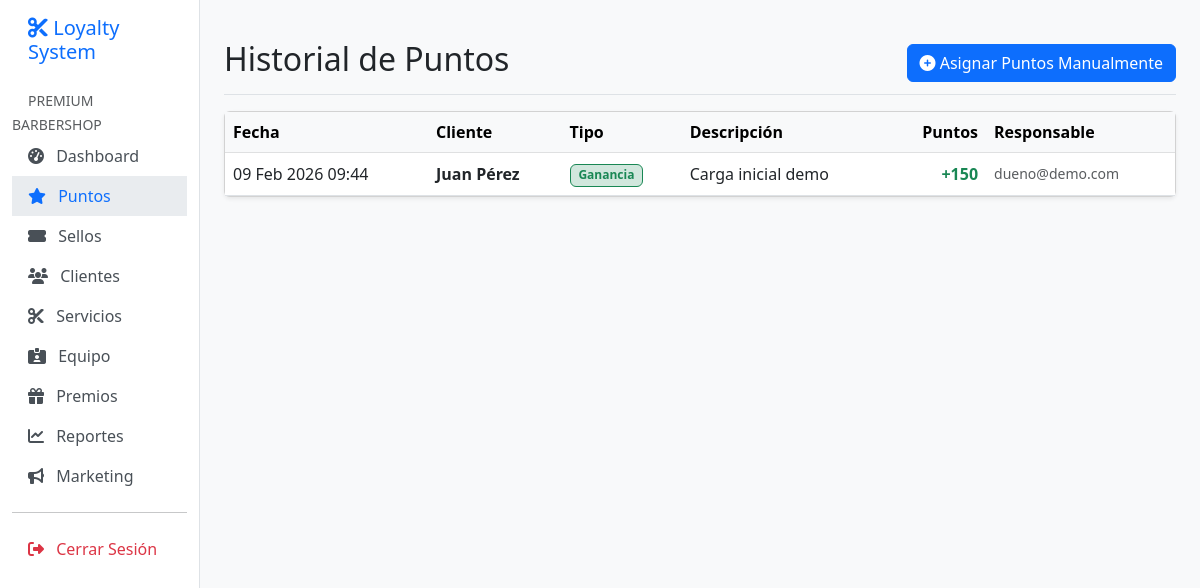
The app's page /app/loyalty/ (signed in) with its own data.
### apps/core/models.py (models this page shows, shortened)
class Organization(models.Model):
    name = models.CharField(max_length=255, verbose_name="Nombre del Negocio")
    slug = models.SlugField(max_length=255, unique=True, verbose_name="Slug URL")
    owner = models.ForeignKey(
        settings.AUTH_USER_MODEL,
        on_delete=models.PROTECT,
        related_name='owned_organizations',
        verbose_name="Dueño"
    )
    logo = models.ImageField(upload_to='logos/', null=True, blank=True, verbose_name="Logo")
    primary_color = models.CharField(max_length=7, default='#3B82F6', verbose_name="Color Primario")
    timezone = models.CharField(max_length=50, default='America/Lima', verbose_name="Zona Horaria")
    currency = models.CharField(max_length=3, default='PEN', verbose_name="Moneda")
    is_active = models.BooleanField(default=True, verbose_name="Activo")
    created_at = models.DateTimeField(auto_now_add=True, verbose_name="Creado el")
    updated_at = models.DateTimeField(auto_now=True, verbose_name="Actualizado el")
    class Meta:
        verbose_name = "Organización"
        verbose_name_plural = "Organizaciones"

### apps/users/models.py (models this page shows, shortened)
class User(AbstractUser):
    email = models.EmailField(unique=True, verbose_name="Correo Electrónico")
    is_owner = models.BooleanField(default=False, verbose_name="Es Dueño")
    is_staff_member = models.BooleanField(default=False, verbose_name="Es Trabajador")
    is_customer = models.BooleanField(default=False, verbose_name="Es Cliente")
    organization = models.ForeignKey(
        'core.Organization',
        on_delete=models.CASCADE,
        null=True,
        blank=True,
        related_name='users',
        verbose_name="Organización"
    )
    phone = models.CharField(max_length=20, blank=True, null=True, verbose_name="Teléfono")
    avatar = models.ImageField(upload_to='avatars/', blank=True, null=True, verbose_name="Avatar")
    USERNAME_FIELD = 'email'
    REQUIRED_FIELDS = ['username']
    class Meta:
        verbose_name = "Usuario"
        verbose_name_plural = "Usuarios"

### apps/loyalty/models.py (models this page shows, shortened)
class PointTransaction(TenantAwareModel):
    TRANSACTION_TYPES = [
        ('EARN', 'Ganancia'),
        ('REDEEM', 'Canje'),
        ('ADJUST', 'Ajuste Manual'),
    ]
    customer = models.ForeignKey(Customer, on_delete=models.CASCADE, related_name='point_transactions', verbose_name="Cliente")
    transaction_type = models.CharField(max_length=10, choices=TRANSACTION_TYPES, default='EARN', verbose_name="Tipo")
    points = models.IntegerField(verbose_name="Puntos")
    description = models.CharField(max_length=255, verbose_name="Descripción")
    performed_by = models.ForeignKey(User, on_delete=models.SET_NULL, null=True, blank=True, verbose_name="Realizado por")
    created_at = models.DateTimeField(auto_now_add=True)
    class Meta:
        verbose_name = "Transacción de Puntos"
        verbose_name_plural = "Transacciones de Puntos"
        ordering = ['-created_at']

### apps/customers/models.py (models this page shows, shortened)
class Customer(TenantAwareModel):
    first_name = models.CharField(max_length=150, verbose_name="Nombres")
    last_name = models.CharField(max_length=150, verbose_name="Apellidos")
    email = models.EmailField(blank=True, null=True, verbose_name="Correo Electrónico")
    phone = models.CharField(max_length=20, blank=True, null=True, verbose_name="Teléfono / WhatsApp")
    birth_day = models.PositiveSmallIntegerField(blank=True, null=True, verbose_name="Día de Nacimiento")
    birth_month = models.PositiveSmallIntegerField(blank=True, null=True, verbose_name="Mes de Nacimiento")
    birth_year = models.PositiveIntegerField(blank=True, null=True, verbose_name="Año de Nacimiento")
    notes = models.TextField(blank=True, verbose_name="Notas Internas")
    is_active = models.BooleanField(default=True, verbose_name="Activo")
    created_at = models.DateTimeField(auto_now_add=True)
    updated_at = models.DateTimeField(auto_now=True)
    class Meta:
        verbose_name = "Cliente"
        verbose_name_plural = "Clientes"
        ordering = ['-created_at']
    @property
    def full_name(self):
        return f"{self.first_name} {self.last_name}"

### apps/loyalty/views.py (the view)
# urls.py: path('', views.transaction_list, name='transaction_list'),
@login_required
def transaction_list(request):
    if not hasattr(request, 'tenant'):
        return redirect('users:login')
    transactions = PointTransaction.objects.filter(organization=request.tenant).select_related('customer', 'performed_by')
    context = {
        'transactions': transactions,
        'title': 'Historial de Puntos'
    }
    return render(request, 'loyalty/transaction_list.html', context)

### apps/core/models.py (called while the page is built)
def set_current_tenant(tenant):
    _thread_locals.tenant = tenant

### apps/loyalty/templates/loyalty/transaction_list.html (shortened to what this page needs)
{% extends 'base.html' %}
{% block content %}
<div class="d-flex justify-content-between flex-wrap flex-md-nowrap align-items-center pt-3 pb-2 mb-3 border-bottom">
    <h1 class="h2">{{ title }}</h1>
    <div class="btn-toolbar mb-2 mb-md-0">
        <a href="{% url 'loyalty:assign_points' %}" class="btn btn-primary">
            <i class="fas fa-plus-circle"></i> Asignar Puntos Manualmente
        </a>
    </div>
</div>
<div class="card shadow-sm">
    <div class="table-responsive">
        <table class="table table-hover align-middle mb-0">
            <thead class="table-light">
                <tr>
                    <th>Fecha</th>
                    <th>Cliente</th>
                    <th>Tipo</th>
                    <th>Descripción</th>
                    <th class="text-end">Puntos</th>
                    <th>Responsable</th>
                </tr>
            </thead>
            <tbody>
                {% for txn in transactions %}
                <tr>
                    <td>{{ txn.created_at|date:"d M Y H:i" }}</td>
                    <td class="fw-bold">{{ txn.customer.full_name }}</td>
                    <td>
                        {% if txn.transaction_type == 'EARN' %}
                        <span class="badge bg-success-subtle text-success border border-success">Ganancia</span>
                        {% elif txn.transaction_type == 'REDEEM' %}
                        <span class="badge bg-danger-subtle text-danger border border-danger">Canje</span>
                        {% else %}
                        <span class="badge bg-warning-subtle text-dark border border-warning">Ajuste</span>
                        {% endif %}
                    </td>
                    <td>{{ txn.description }}</td>
                    <td class="text-end fw-bold {% if txn.transaction_type == 'REDEEM' %}text-danger{% else %}text-success{% endif %}">
                        {% if txn.transaction_type == 'REDEEM' %}-{% else %}+{% endif %}{{ txn.points }}
                    </td>
                    <td class="small text-muted">{{ txn.performed_by.username|default:"Sistema" }}</td>
                </tr>
                {% empty %}
                <tr>
                    <td colspan="6" class="text-center py-5 text-muted">
                        No hay transacciones registradas.
                    </td>
                </tr>
                {% endfor %}
            </tbody>
        </table>
    </div>
</div>
{% endblock %}

### templates/base.html (shortened to what this page needs)
<!DOCTYPE html>
<html lang="es-pe">
<head>
    <link href="https://cdn.jsdelivr.net/npm/bootstrap@5.3.0/dist/css/bootstrap.min.css" rel="stylesheet">
    <link rel="stylesheet" href="https://cdnjs.cloudflare.com/ajax/libs/font-awesome/6.4.0/css/all.min.css">
</head>
<body>
<div class="container-fluid">
    <div class="row">
        {% if user.is_authenticated %}
        <nav id="sidebar" class="col-md-3 col-lg-2 d-md-block sidebar collapse pt-3">
            <div class="position-sticky">
                <h5 class="px-3 mb-4 text-primary"><i class="fas fa-cut"></i> Loyalty System</h5>
                <ul class="nav flex-column">
                    {% if request.tenant %}
                    <li class="nav-item">
                        <small class="text-muted px-3 text-uppercase">{{ request.tenant.name|default:user.organization.name }}</small>
                    </li>
                    <li class="nav-item">
                        <a class="nav-link {% if request.resolver_match.app_name == 'core' and request.resolver_match.url_name == 'dashboard' %}active{% endif %}" href="{% url 'core:dashboard' %}">
                            <i class="fas fa-tachometer-alt me-2"></i> Dashboard
                        </a>
                    </li>
                    <li class="nav-item">
                        <a class="nav-link {% if 'loyalty' in request.path %}active{% endif %}" href="{% url 'loyalty:transaction_list' %}">
                            <i class="fas fa-star me-2"></i> Puntos
                        </a>
                    </li>
                    <li class="nav-item">
                        <a class="nav-link {% if 'stamps' in request.path %}active{% endif %}" href="{% url 'stamps:card_list' %}">
                            <i class="fas fa-ticket-alt me-2"></i> Sellos
                        </a>
                    </li>
                    <li class="nav-item">
                        <a class="nav-link {% if 'customers' in request.path %}active{% endif %}" href="{% url 'customers:customer_list' %}">
                            <i class="fas fa-users me-2"></i> Clientes
                        </a>
                    </li>
                    <li class="nav-item">
                        <a class="nav-link {% if 'services' in request.path %}active{% endif %}" href="{% url 'services:service_list' %}">
                            <i class="fas fa-cut me-2"></i> Servicios
                        </a>
                    </li>
                    {% if user.is_owner %}
                    <li class="nav-item">
                        <a class="nav-link {% if 'workers' in request.path %}active{% endif %}" href="{% url 'users:worker_list' %}">
                            <i class="fas fa-id-card-alt me-2"></i> Equipo
                        </a>
                    </li>
                    {% endif %}
                    <li class="nav-item">
                        <a class="nav-link {% if 'rewards' in request.path %}active{% endif %}" href="{% url 'rewards:reward_list' %}">
                            <i class="fas fa-gift me-2"></i> Premios
                        </a>
                    </li>
                    <li class="nav-item">
                        <a class="nav-link {% if 'reports' in request.path %}active{% endif %}" href="{% url 'reports:transaction_report' %}">
                            <i class="fas fa-chart-line me-2"></i> Reportes
                        </a>
                    </li>
                    <li class="nav-item">
                        <a class="nav-link {% if 'campaigns' in request.path %}active{% endif %}" href="{% url 'campaigns:campaign_list' %}">
                            <i class="fas fa-bullhorn me-2"></i> Marketing
                        </a>
                    </li>
                    {% endif %}
                    <hr>
                    <li class="nav-item">
                        <form action="{% url 'users:logout' %}" method="post">
                            <button type="submit" class="nav-link border-0 bg-transparent text-danger">
                                <i class="fas fa-sign-out-alt me-2"></i> Cerrar Sesión
                            </button>
                        </form>
                    </li>
                </ul>
            </div>
        </nav>
        {% endif %}
        <main class="{% if user.is_authenticated %}col-md-9 ms-sm-auto col-lg-10 px-md-4{% else %}col-12{% endif %} py-4">
            {% block content %}{% endblock %}
        </main>
    </div>
</div>
</body>
</html>

### templates/base.html (style rules this page uses)
body { background-color: #f8f9fa; }
.sidebar { min-height: 100vh; background-color: #ffffff; border-right: 1px solid #dee2e6; }
.nav-link { color: #495057; font-weight: 500; }
.nav-link.active { color: #0d6efd; background-color: #e9ecef; }

### records on screen
Organization: tenant.name "PREMIUM BARBERSHOP"
PointTransaction: created_at "09 Feb 2026 09:44", customer.full_name "Juan Pérez", transaction_type "Ganancia", description "Carga inicial demo", points "150", performed_by.username "dueno@demo.com"

### other values on screen
{{ title }} "Historial de Puntos"
